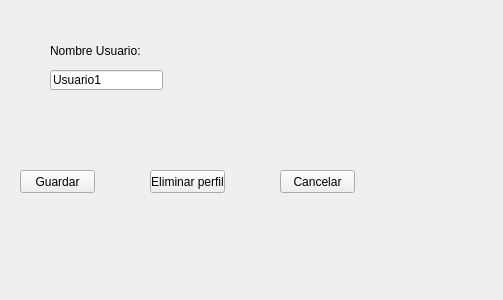
<?xml version="1.0" encoding="UTF-8"?>
<ui version="4.0">
 <class>IG3_ModificacionPerfil</class>
 <widget class="QWidget" name="IG3_ModificacionPerfil">
  <property name="geometry">
   <rect>
    <x>0</x>
    <y>0</y>
    <width>503</width>
    <height>300</height>
   </rect>
  </property>
  <property name="windowTitle">
   <string>Form</string>
  </property>
  <widget class="QLabel" name="labelNombreUsuario">
   <property name="geometry">
    <rect>
     <x>50</x>
     <y>40</y>
     <width>91</width>
     <height>21</height>
    </rect>
   </property>
   <property name="text">
    <string>Nombre Usuario:</string>
   </property>
  </widget>
  <widget class="QLineEdit" name="textNombreUsuario">
   <property name="geometry">
    <rect>
     <x>50</x>
     <y>70</y>
     <width>113</width>
     <height>20</height>
    </rect>
   </property>
   <property name="inputMask">
    <string/>
   </property>
   <property name="text">
    <string>Usuario1</string>
   </property>
  </widget>
  <widget class="QPushButton" name="botonGuardar">
   <property name="geometry">
    <rect>
     <x>20</x>
     <y>170</y>
     <width>75</width>
     <height>23</height>
    </rect>
   </property>
   <property name="text">
    <string>Guardar</string>
   </property>
  </widget>
  <widget class="QPushButton" name="botonEliminarPerfil">
   <property name="geometry">
    <rect>
     <x>150</x>
     <y>170</y>
     <width>75</width>
     <height>23</height>
    </rect>
   </property>
   <property name="text">
    <string>Eliminar perfil</string>
   </property>
  </widget>
  <widget class="QPushButton" name="botonCancelar">
   <property name="geometry">
    <rect>
     <x>280</x>
     <y>170</y>
     <width>75</width>
     <height>23</height>
    </rect>
   </property>
   <property name="text">
    <string>Cancelar</string>
   </property>
  </widget>
 </widget>
 <resources/>
 <connections/>
</ui>
